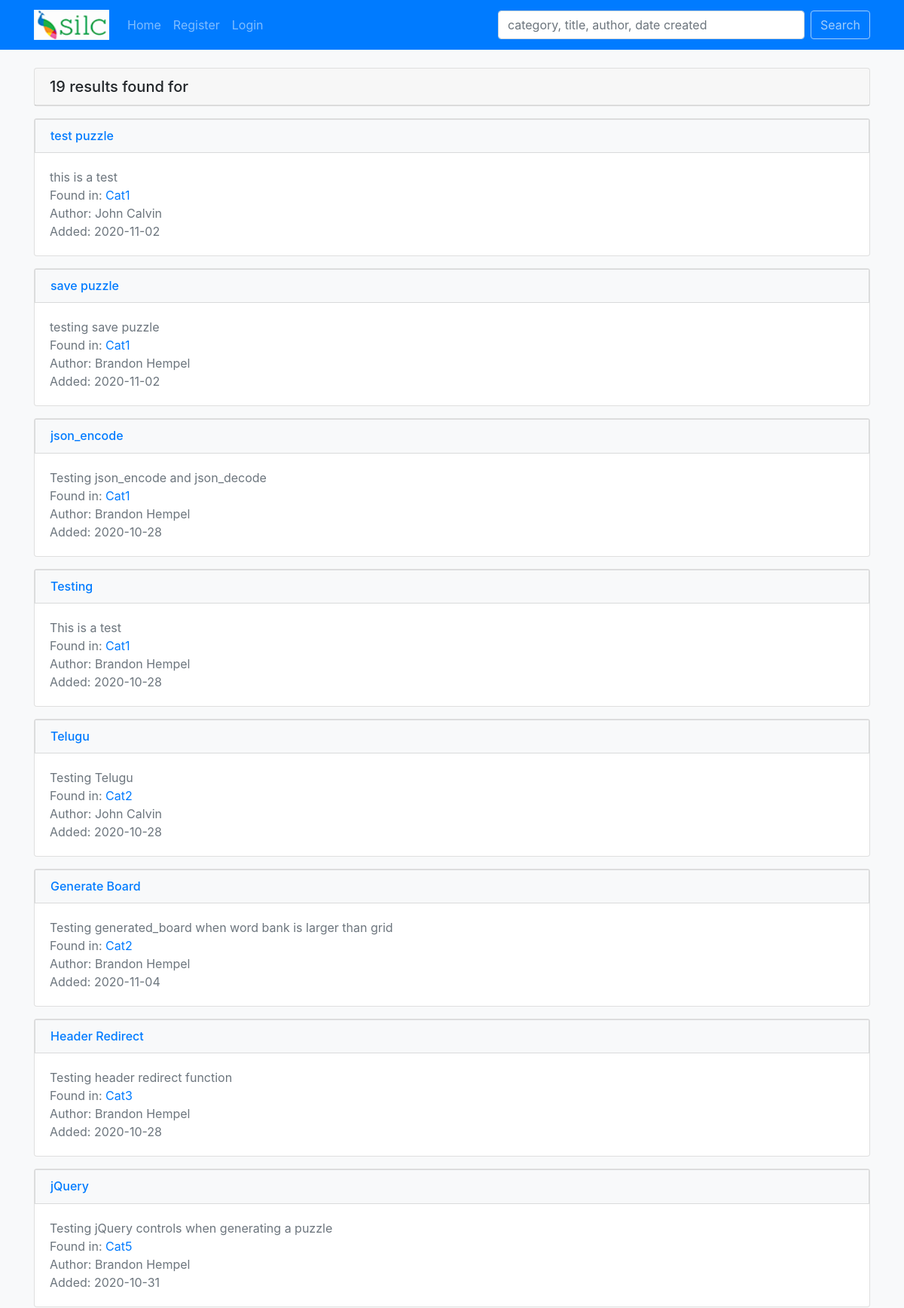
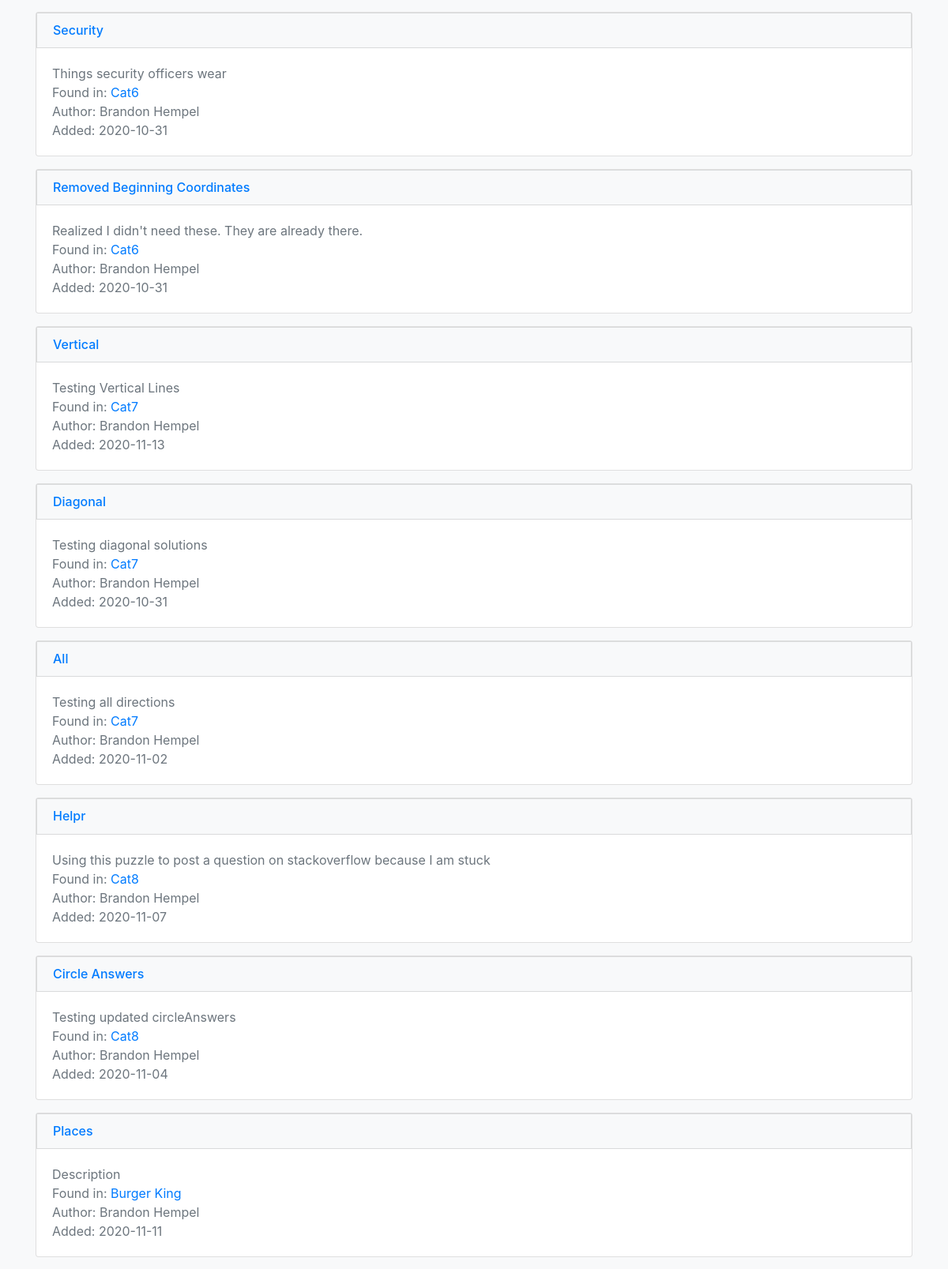
Screenshot of /search.php (upper part) with the database file from the repository (2 pictures, top to bottom).
### tables this page shows
CREATE TABLE `puzzles` (
  `puzzle_id` int(11) NOT NULL,
  `cat_id` varchar(255) NOT NULL,
  `title` varchar(255) NOT NULL,
  `description` varchar(255) NOT NULL,
  `user_id` int(11) NOT NULL,
  `created_on` date NOT NULL DEFAULT current_timestamp(),
  `language` varchar(255) NOT NULL,
  `word_direction` varchar(255) NOT NULL,
  `height` int(11) NOT NULL DEFAULT 10,
  `width` int(11) NOT NULL DEFAULT 10,
  `share_chars` tinyint(1) NOT NULL DEFAULT 1,
  `filler_char_types` varchar(255) NOT NULL,
  `word_bank` longtext NOT NULL CHECK (json_valid(`word_bank`)),
  `board` longtext NOT NULL CHECK (json_valid(`board`)),
  `solution_directions` longtext NOT NULL CHECK (json_valid(`solution_directions`)),
  `answer_coordinates` longtext NOT NULL CHECK (json_valid(`answer_coordinates`))
);

CREATE TABLE `categories` (
  `cat_id` int(11) NOT NULL,
  `cat_name` varchar(255) NOT NULL
);

CREATE TABLE `users` (
  `user_id` int(11) NOT NULL,
  `first_name` varchar(30) NOT NULL,
  `last_name` varchar(30) NOT NULL,
  `email` varchar(75) NOT NULL,
  `password` varchar(200) NOT NULL,
  `active` varchar(10) NOT NULL DEFAULT 'yes',
  `role` varchar(20) NOT NULL DEFAULT 'admin',
  `modified_time` date NOT NULL DEFAULT current_timestamp(),
  `created_time` date NOT NULL DEFAULT current_timestamp()
);

### helpers/functions.php (called while the page is built, shortened)
<?php
    function search($pdo){
        $data = [
            'query' => trim($_POST['query']),
        ];
        $sql = "SELECT categories.cat_id, puzzle_id, cat_name, title, description, created_on, users.first_name, users.last_name
                FROM puzzles
                INNER JOIN categories
                ON puzzles.cat_id = categories.cat_id
                INNER JOIN users
                ON users.user_id = puzzles.user_id
                WHERE cat_name LIKE '%' :query '%'
                OR title LIKE '%' :query '%'
                OR users.first_name LIKE '%' :query '%'
                OR users.last_name LIKE '%' :query '%'
                OR CONCAT(users.first_name, ' ', users.last_name) LIKE '%' :query '%'
                OR created_on LIKE '%' :query '%'
                ORDER BY categories.cat_id
        ";
        $stmt = $pdo->prepare($sql);
        $stmt->execute([':query' => $data['query']]);
        return $stmt->fetchAll();
    }

### search.php (the view, shortened to what this page needs)
<?php
    include 'includes/header.php';
    $query = search($pdo);
?>
    <div class="card mt-4">
            <?php if(sizeof($query) == 0):?>
                <h5 class="card-header">I Found Nothing</h5>
    </div>
    <div class="alert alert-danger alert-dismissible fade show mt-2" role="alert">
        <strong>Nope!</strong> This is where I would normally display what you're looking for, but I don't have what you're looking for.
        <button type="button" class="close" data-dismiss="alert" aria-label="Close">
            <span aria-hidden="true">&times;</span>
        </button>
    </div>
            <?php else: ?>
            <?php
            $result = 'results';
            echo '<h5 class="card-header">' . sizeof($query) . ' ' . $result . ' found for ' . $_POST['query'] . '</h5></div>';
        endif;
            ?>
    <?php foreach($query as $puzzle): ?>
    <div class="card mt-3">
        <div class="list-group">
            <h6 class="mb-0"><a href="puzzle.php?puzzleId=<?php echo $puzzle->puzzle_id; ?>" class="list-group-item list-group-item-action bg-light text-primary"><?php echo $puzzle->title; ?></a></h6>
            <div class="card-body">
                <p class="card-text text-muted">
                    <?php echo $puzzle->description; ?>
                    <br>Found in: <a href="category.php?categoryId=<?php echo $puzzle->cat_id; ?>" class="card-link"><?php echo $puzzle->cat_name; ?></a>
                    <br>Author: <?php echo $puzzle->first_name . ' ' . $puzzle->last_name; ?>
                    <br>Added: <?php echo $puzzle->created_on; ?>
                </p>
            </div>
        </div>
    </div>
    <?php endforeach; ?>
<?php include('includes/footer.php'); ?>

### rows the page displays
puzzles: title "test puzzle", description "this is a test", cat.cat_name "Cat1", user.first_name "John", user.last_name "Calvin", created_on "2020-11-02"
puzzles: title "save puzzle", description "testing save puzzle", cat.cat_name "Cat1", user.first_name "Brandon", user.last_name "Hempel", created_on "2020-11-02"
puzzles: title "json_encode", description "Testing json_encode and json_decode", cat.cat_name "Cat1", user.first_name "Brandon", user.last_name "Hempel", created_on "2020-10-28"
puzzles: title "Testing", description "This is a test", cat.cat_name "Cat1", user.first_name "Brandon", user.last_name "Hempel", created_on "2020-10-28"
puzzles: title "Telugu", description "Testing Telugu", cat.cat_name "Cat2", user.first_name "John", user.last_name "Calvin", created_on "2020-10-28"
puzzles: title "Generate Board", description "Testing generated_board when word bank is larger than grid", cat.cat_name "Cat2", user.first_name "Brandon", user.last_name "Hempel", created_on "2020-11-04"
puzzles: title "Header Redirect", description "Testing header redirect function", cat.cat_name "Cat3", user.first_name "Brandon", user.last_name "Hempel", created_on "2020-10-28"
puzzles: title "jQuery", description "Testing jQuery controls when generating a puzzle", cat.cat_name "Cat5", user.first_name "Brandon", user.last_name "Hempel", created_on "2020-10-31"
puzzles: title "Security", description "Things security officers wear", cat.cat_name "Cat6", user.first_name "Brandon", user.last_name "Hempel", created_on "2020-10-31"
puzzles: title "Removed Beginning Coordinates", description "Realized I didn't need these. They are already there.", cat.cat_name "Cat6", user.first_name "Brandon", user.last_name "Hempel", created_on "2020-10-31"
puzzles: title "Vertical", description "Testing Vertical Lines", cat.cat_name "Cat7", user.first_name "Brandon", user.last_name "Hempel", created_on "2020-11-13"
puzzles: title "Diagonal", description "Testing diagonal solutions", cat.cat_name "Cat7", user.first_name "Brandon", user.last_name "Hempel", created_on "2020-10-31"
puzzles: title "All", description "Testing all directions", cat.cat_name "Cat7", user.first_name "Brandon", user.last_name "Hempel", created_on "2020-11-02"
puzzles: title "Helpr", description "Using this puzzle to post a question on stackoverflow because I am stuck", cat.cat_name "Cat8", user.first_name "Brandon", user.last_name "Hempel", created_on "2020-11-07"
puzzles: title "Circle Answers", description "Testing updated circleAnswers", cat.cat_name "Cat8", user.first_name "Brandon", user.last_name "Hempel", created_on "2020-11-04"
puzzles: title "Places", description "Description", cat.cat_name "Burger King", user.first_name "Brandon", user.last_name "Hempel", created_on "2020-11-11"

### other values shown
sizeof($query) "19"
$result "results"
